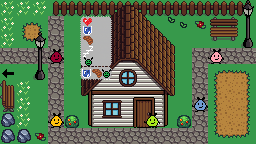

A 2D game scene composited from a Tiled map and its tileset images. What follows is a short description and the map's XML, with every tile layer's data as written:
An orthogonal 16x9 tile map with 16x16 px tiles, 5 tile layers (ground, deco, maison, tamagotchis, ...), 10 tilesets and 4 objects (view_all_tamagotchis, feed, drink, play).

<map version="1.10" tiledversion="1.10.2" orientation="orthogonal" renderorder="right-down" width="16" height="9" tilewidth="16" tileheight="16" infinite="0" nextlayerid="14" nextobjectid="12">
 <tileset firstgid="1" source="../tamagotchis/tamagotchis.tsx" />
 <tileset firstgid="7" source="textures/ground_demo.tsx" />
 <tileset firstgid="263" source="textures/ground.tsx" />
 <tileset firstgid="311" source="textures/nature.tsx" />
 <tileset firstgid="389" source="textures/objects_demo.tsx" />
 <tileset firstgid="1413" source="textures/premade_buildings_demo.tsx" />
 <tileset firstgid="2437" source="../colors.tsx" />
 <tileset firstgid="2462" source="textures/back.tsx" />
 <tileset firstgid="2463" source="textures/tamagotchi_stat.tsx" />
 <tileset firstgid="2471" source="textures/tamagotchi_stat.tsx" />
 <layer id="10" name="ground" width="16" height="9">
  <data encoding="csv">
13,13,13,12,12,12,12,12,12,12,12,12,12,12,12,12,
13,7,9,31,12,12,12,12,12,12,12,12,12,12,12,12,
13,39,41,31,12,12,12,12,12,12,12,12,12,12,12,12,
31,31,31,31,12,12,12,12,12,12,12,12,31,31,31,31,
12,12,12,31,12,12,12,12,12,12,12,12,31,7,8,9,
12,13,12,31,12,12,12,12,12,12,12,12,31,23,24,25,
12,13,12,31,12,12,12,12,12,12,12,12,31,23,24,25,
12,13,12,31,12,12,12,12,12,12,12,12,31,23,24,25,
12,12,12,31,31,31,31,31,31,31,31,31,31,39,40,41
</data>
 </layer>
 <layer id="8" name="deco" width="16" height="9">
  <data encoding="csv">
0,0,0,495,496,496,496,496,496,496,496,496,496,496,496,497,
0,0,0,0,0,0,0,0,0,0,378,379,315,458,459,0,
0,0,0,0,0,0,0,0,0,0,0,0,0,490,491,0,
0,0,0,0,0,0,0,0,0,0,0,0,0,0,0,0,
0,0,0,0,0,0,0,0,0,0,0,0,0,0,0,0,
457,0,0,0,0,0,0,0,0,0,0,0,0,0,0,0,
489,0,0,0,0,0,0,0,0,0,0,0,0,0,0,0,
331,0,0,0,329,0,0,0,0,0,0,329,0,0,0,0,
331,331,315,0,0,0,0,0,0,0,0,0,0,0,0,0
</data>
 </layer>
 <layer id="9" name="maison" width="16" height="9">
  <data encoding="csv">
0,0,0,0,0,1479,1480,1481,1482,1483,1484,0,0,0,0,455,
0,0,0,0,0,1511,1512,1513,1514,1515,1516,0,0,0,0,487,
0,0,455,0,0,1543,1544,1545,1546,1547,1548,0,0,0,0,519,
0,0,487,0,0,1575,1576,1577,1578,1579,1580,0,0,0,0,0,
0,0,519,0,0,1607,1608,1609,1610,1611,1612,0,0,0,0,0,
0,0,0,0,0,1639,1640,1641,1642,1643,1644,0,0,0,0,0,
0,0,0,0,0,1671,1672,1673,1674,1675,1676,0,0,0,0,0,
0,0,0,0,0,1703,1704,1705,1706,1707,1708,0,0,0,0,0,
0,0,0,0,0,0,0,0,0,0,0,0,0,0,0,0
</data>
 </layer>
 <layer id="4" name="tamagotchis" width="16" height="9">
  <data encoding="csv">
0,0,0,0,0,0,0,0,0,0,0,0,0,0,0,0,
0,0,0,0,0,2471,2472,0,0,0,0,0,0,0,0,0,
0,0,0,0,0,2473,2474,0,0,0,0,0,0,0,0,0,
0,0,0,1,0,2475,2476,0,0,0,0,0,0,5,0,0,
0,0,0,0,0,2477,2478,0,0,0,0,0,0,0,0,0,
0,0,0,0,0,0,0,0,0,0,0,0,0,0,0,0,
0,0,0,0,0,0,0,0,0,0,0,0,4,0,0,0,
0,0,0,2,0,0,0,0,0,3,0,0,0,0,0,0,
0,0,0,0,0,0,0,0,0,0,0,0,0,0,0,0
</data>
 </layer>
 <layer id="13" name="boutons" width="16" height="9">
  <data encoding="csv">
0,0,0,0,0,0,0,0,0,0,0,0,0,0,0,0,
0,0,0,0,0,0,0,0,0,0,0,0,0,0,0,0,
0,0,0,0,0,0,0,0,0,0,0,0,0,0,0,0,
0,0,0,0,0,0,0,0,0,0,0,0,0,0,0,0,
2462,0,0,0,0,0,0,0,0,0,0,0,0,0,0,0,
0,0,0,0,0,0,0,0,0,0,0,0,0,0,0,0,
0,0,0,0,0,0,0,0,0,0,0,0,0,0,0,0,
0,0,0,0,0,0,0,0,0,0,0,0,0,0,0,0,
0,0,0,0,0,0,0,0,0,0,0,0,0,0,0,0
</data>
 </layer>
 <objectgroup id="5" name="boutons">
  <object id="1" type="view_all_tamagotchis" x="2" y="57" width="12" height="9" />
  <object id="8" type="feed" x="92" y="57" width="10" height="9" />
  <object id="10" type="drink" x="82" y="57" width="9" height="9" />
  <object id="11" type="play" x="102" y="57" width="9" height="9" />
 </objectgroup>
</map>
